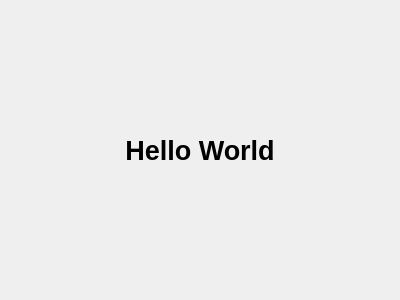
<?xml version="1.0" encoding="UTF-8"?>
<ui version="4.0">
 <class>Dialog</class>
 <widget class="QDialog" name="Dialog">
  <property name="geometry">
   <rect>
    <x>0</x>
    <y>0</y>
    <width>400</width>
    <height>300</height>
   </rect>
  </property>
  <property name="font">
   <font>
    <weight>75</weight>
    <bold>true</bold>
   </font>
  </property>
  <property name="windowTitle">
   <string>Dialog</string>
  </property>
  <layout class="QVBoxLayout" name="verticalLayout">
   <item>
    <widget class="QLabel" name="label">
     <property name="font">
      <font>
       <pointsize>20</pointsize>
      </font>
     </property>
     <property name="text">
      <string>Hello World</string>
     </property>
     <property name="alignment">
      <set>Qt::AlignCenter</set>
     </property>
    </widget>
   </item>
  </layout>
 </widget>
 <resources/>
 <connections/>
</ui>
